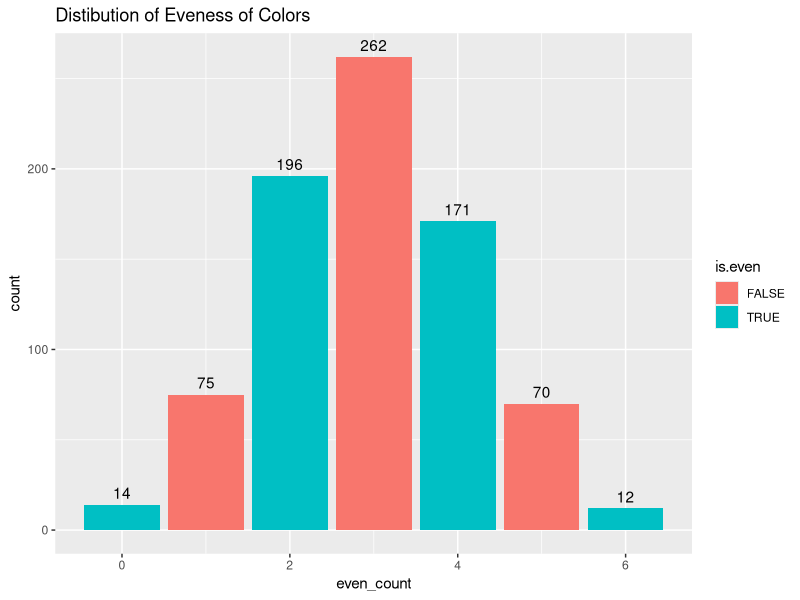
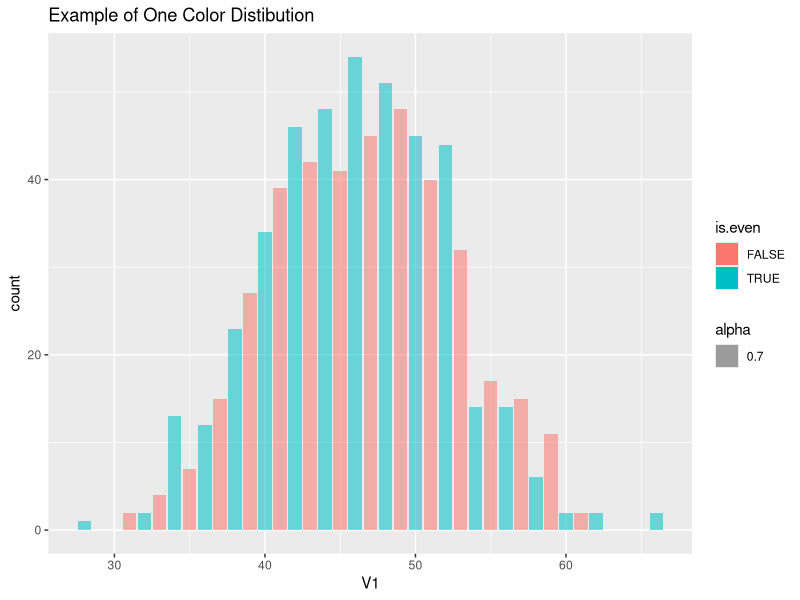
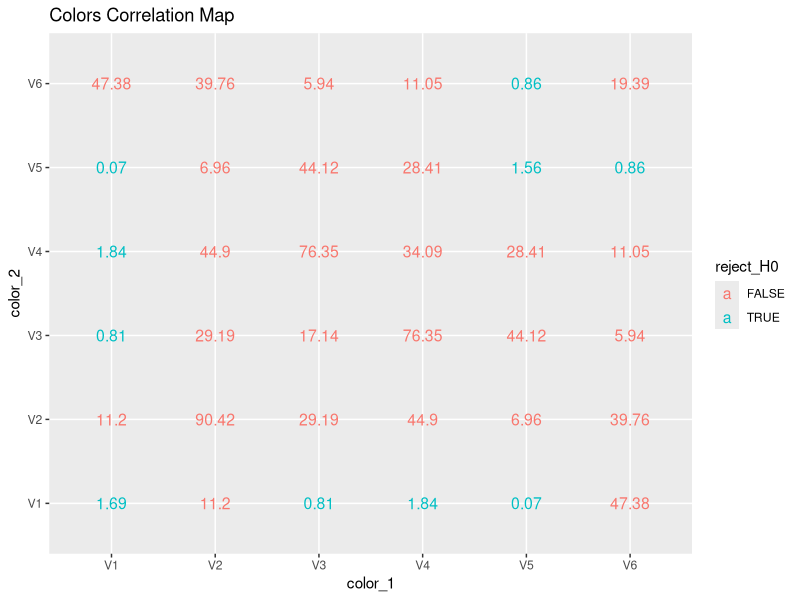
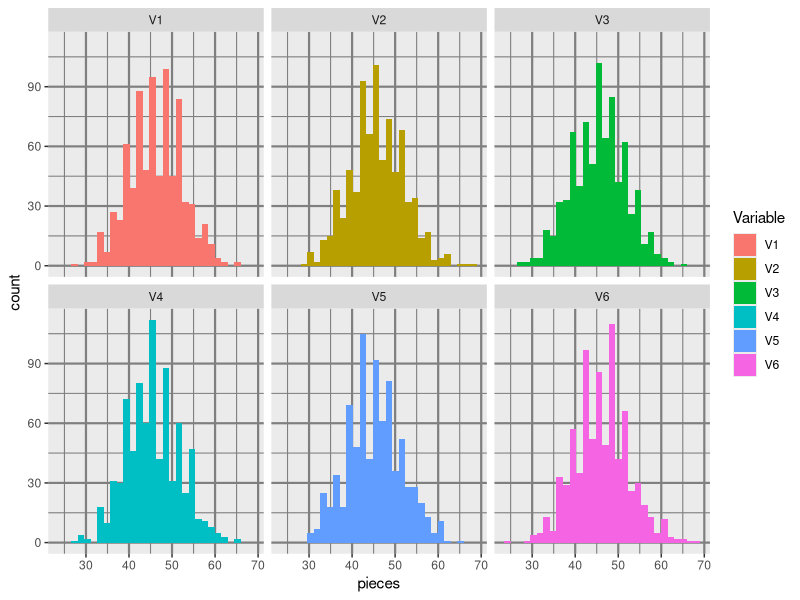
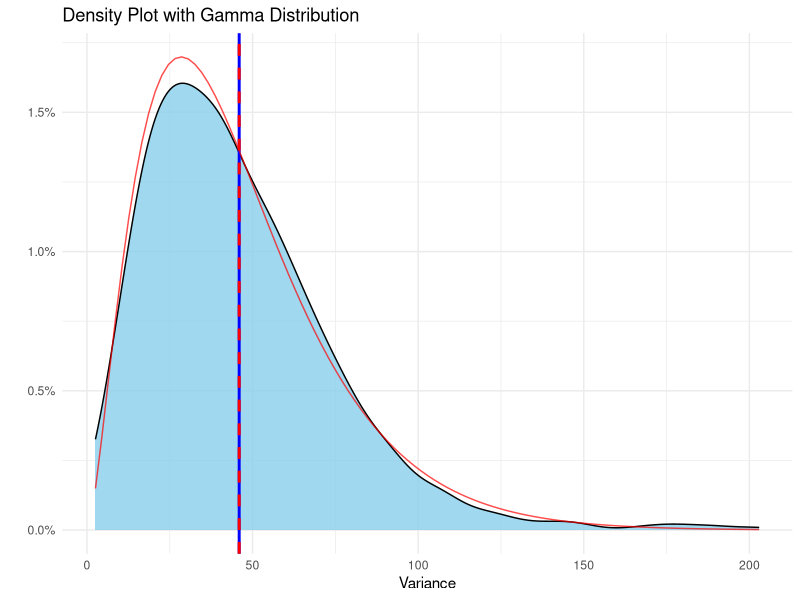
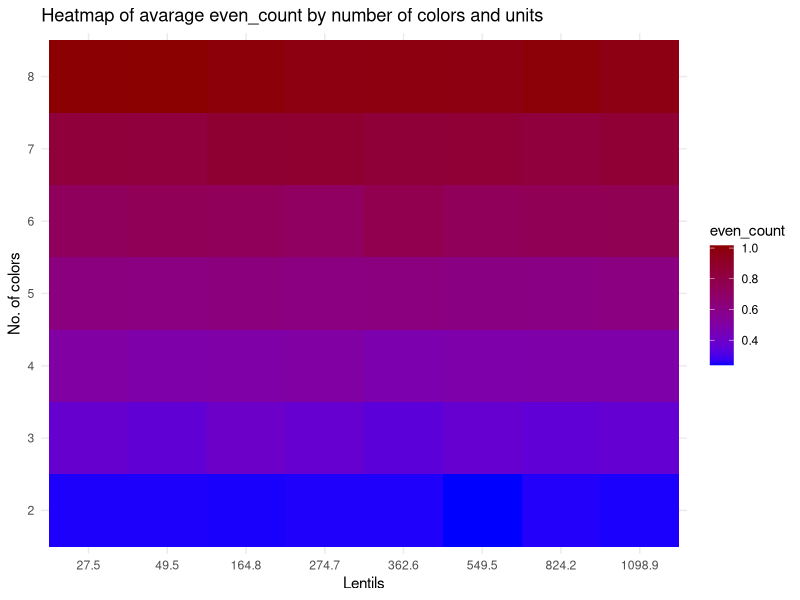
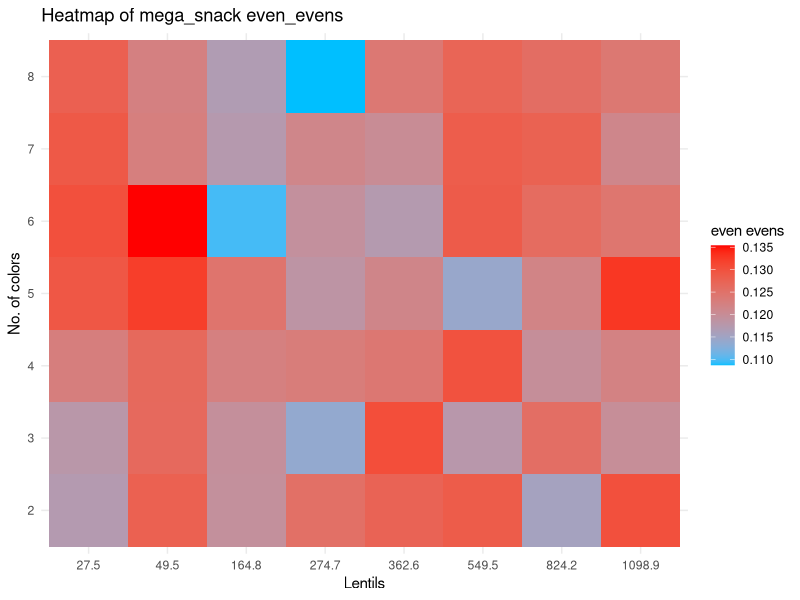
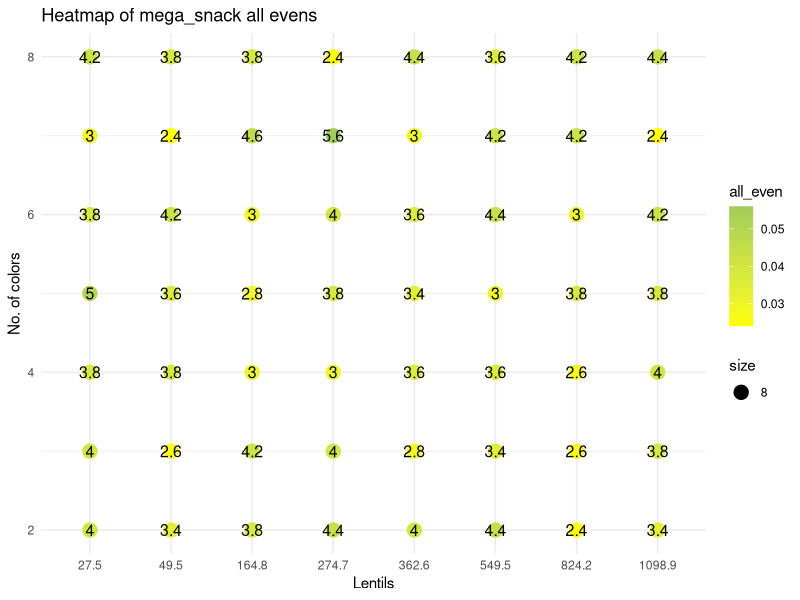

These charts were generated, in order, by the following R code:
## ---- chunk 1
library(tidyverse)
library(MASS) #calculate distribution parameters
library(scales)
## ---- chunk 2
#parameters
nn<- 800            #numbers of bags per sample
n_color<- 6         #unique colors of M&M
gram<- 0.91         #weight of one M&M
bag_g<- 250         #common weight of M&M package
n_unit<- bag_g/gram #M&M per package
av_per_color= n_unit/n_color
paste0("The avarage number of lentils per color is ", round(av_per_color,2))
## ---- chunk 3
#create bag using sample vector
create_bag<- function(x,tx)
  {
  x<- floor(x)+sample(0:1,1)
  res<- matrix(nrow = 1, ncol = tx)
  colnames(res)<- 1:tx
  S_res<- sample(tx,x,replace = T)
  while(sum(table(S_res)>x))
  {S_res<- S_res[-1]}
  for (i in 1:tx) {
    res[,i] <- sum(S_res==i)
    }
  res}

sample_MnM<-function(nn,x_units,t_colors)
  {
  res<- matrix(nrow = nn, ncol = t_colors)
  for (i in 1:nn)
    {res[i,]<- create_bag(x= x_units,tx=t_colors)}
  res}
## ---- chunk 4
#example
print("One bag:")
create_bag(100,6)
print("3 bags:")
sample_MnM(3,10,6) %>% 
   `colnames<-`(c(1:6)) %>% 
   `rownames<-`(c("Bag_1","Bag_2","Bag_3"))
## ---- chunk 5
MnM_sample<- sample_MnM(nn,n_unit,n_color)

MnM_sample<-
  MnM_sample %>% as_data_frame() %>% 
  mutate(even_count= rowSums(across(everything()  , ~ .x %% 2 == 0)), #how many evens colors there are
         even_evens= rowSums(across(c(1:6), ~ .x %% 2 == 1)) %% 2 ==0, #are the uneven colors even
         Variance=    apply(across(c(1:6)), 1, var), #var of candy per color/ type
         low_col=    rowSums(across(c(1:6), ~ .x <= 0.66*av_per_color)),
         min=        apply(across(c(1:6)),1,FUN = min)) # lowest value in color

MnM_sample %>% head(6)
## ---- chunk 6
print("summary of all colors Distibution:")  #summary of all colors

rbind(
MnM_sample$V1 %>% summary(),
MnM_sample$V2 %>% summary(),
MnM_sample$V3 %>% summary(),
MnM_sample$V4 %>% summary(),
MnM_sample$V5 %>% summary(),
MnM_sample$V6 %>% summary()
) %>% as.data.frame() %>% cbind(sapply(MnM_sample[,1:6],var,na.rm=1)) %>% 
  rename("Var" ="sapply(MnM_sample[, 1:6], var, na.rm = 1)")

MnM_sample %>%
  mutate(is.even = even_count %%2 ==0) %>% 
  ggplot(aes(x= even_count, fill= is.even))+
  geom_bar()+
    geom_text(
    stat = "count",
    aes(label = ..count..),vjust = -0.5
  )+labs(title="Distibution of Eveness of Colors")

MnM_sample %>%
  mutate(is.even = V1 %%2 ==0) %>% 
  ggplot(aes(x= V1, fill= is.even, alpha= 0.7))+
  geom_bar()+labs(title="Example of One Color Distibution")
## ---- chunk 7
#test mu is av_per_color
check_mean_hypothesis <- function(data, column_name, X)
  {
  test_result <- t.test(data[[column_name]], mu = X)
  test_result$p.value
}

columns_to_test <- colnames(MnM_sample[,1:6])
test_results <- sapply(columns_to_test, function(col) {
  check_mean_hypothesis(MnM_sample, col, av_per_color)
})

percent(test_results)
## ---- chunk 8
check_mean_hypothesis <- function(data, column_name, X) {
  t.test(data[[column_name]], mu = X)$p.value}

check_two_sample_t_test <- function(data, col1, col2) {
  t.test(data[[col1]], data[[col2]])$p.value}

columns_to_test <- colnames(MnM_sample[,1:6])
num_cols <- length(columns_to_test)
p_value_matrix <- matrix(NA, nrow = num_cols, ncol = num_cols, dimnames = list(columns_to_test, columns_to_test))
for (i in 1:num_cols) {
  for (j in 1:num_cols) {
    if (i == j) { #diagonal test of mu
      p_value_matrix[i, j] <- check_mean_hypothesis(MnM_sample, columns_to_test[i], av_per_color)
    } else { # 2 sample t.test
      p_value_matrix[i, j] <- check_two_sample_t_test(MnM_sample, columns_to_test[i], columns_to_test[j])
    }
  }
}

round(as.data.frame(p_value_matrix),4)

round(as.data.frame(p_value_matrix),4) %>%
  mutate(color_1= rownames(p_value_matrix)) %>% 
  pivot_longer(cols = V1:V6, names_to = "color_2", values_to = "t_test") %>% 
  mutate(reject_H0 = t_test<= 0.05) %>% 
  ggplot(aes(x= color_1, y= color_2))+
  geom_text(aes(label = t_test * 100,, color = reject_H0), size = 4)+
  labs(title="Colors Correlation Map")

## ---- chunk 9
MnM_sample %>%
    pivot_longer(cols = 1:6, names_to = "Variable", values_to = "pieces") %>%
    ggplot(aes(fill=Variable ,x= pieces))+
  geom_histogram(position = "identity")+
  theme(panel.grid = element_line(color = "grey50",
                                  size = 0.75))+facet_wrap(~Variable)
## ---- chunk 10
gamma_params <- fitdistr(MnM_sample$Variance, "gamma")$estimate
paste0("The parameters of the gamma shaped variance is shape ", round(gamma_params[1],3)," and rate ", round(gamma_params[2],3) )
shape_est <- gamma_params["shape"]
scale_est <- 1 / gamma_params["rate"] #using Scale= 1/Rate

MnM_sample %>% #plot density
  ggplot(aes(x = Variance, fill = "orange")) +
  geom_density(fill= "skyblue", alpha= 0.8) +
  geom_vline(xintercept = mean(MnM_sample$Variance), color = "blue", size=1) +
  geom_vline(xintercept = scale_est*shape_est, color = "red", linetype = "dashed", size=1) +
  stat_function(fun = dgamma, args = list(shape = shape_est, scale = scale_est), 
                color = "red", alpha= 0.7) +
  labs(title = "Density Plot with Gamma Distribution",
       x = "Variance",
       y = "") +
  scale_y_continuous(label=scales::label_percent(.1)) + 
  theme_minimal()
## ---- chunk 11
mega_snack<- function(nn,n_unit,n_color)
  {
  m_sample<- length(n_unit)*length(n_color)
  nul_mat= matrix(nrow = m_sample, ncol = 6)
  res<- cbind(rep(n_unit,length(n_color)),
              sort(rep(n_color,length(n_unit))),
              nul_mat)
  for (i in 1:(dim(res)[1]))
  {
    low_color<- 0.666*res[i,1]/(res[i,2])
    small_sample<- sample_MnM(nn,res[i,1],res[i,2])%>%
      as_data_frame() %>% 
      mutate(even_count= rowSums(across(everything()  , ~ .x %% 2 == 0))/n_color,
             #how many evens colors there are
             even_evens= (rowSums(across(c(1:n_color)  , ~ .x %% 2 == 1)) %% 2 ==0)/n_color,
             #are the uneven colors even
             var_col=    apply(across(c(1:n_color)), 1, var),
             #var of candy per color/ type
             min=        apply(across(c(1:n_color)), 1, min),
             #lowest value in color
             all_even=   rowSums(across(c(1:n_color)  , ~ .x %% 2 == 0))== n_color,
             low_col=    rowSums(across(c(1:n_color), ~ .x <= low_color ))>=1
            )
    res[i,3]<- mean(small_sample$even_count)
    res[i,4]<- mean(small_sample$even_evens)
    res[i,5]<- mean(small_sample$var_col)
    res[i,6]<- mean(small_sample$all_even)
    res[i,7]<- mean(small_sample$low_col)
    res[i,8]<- min(small_sample$min)
      }
  colnames(res)<- c("n_unit", "n_color", "even_count", "even_evens",
                    "var_col","all_even","low_color","smallest_col")
  res %>% as.data.frame()
  }
## ---- chunk 12
color_op<- 2:8
grams_op<- c(25,45,150,250,330,500,750,1000)
n_unit_op<- grams_op/gram
nn=500
## ---- chunk 13
mega_snack_1<-
  mega_snack(nn,n_unit_op,color_op) %>%
  mutate(n_unit= round(n_unit,1))
mega_snack_1 %>% sample_n(5)
## ---- chunk 14
mega_snack_1 %>%
  ggplot(aes(x = factor((round( n_unit,1) )), y = factor(n_color ), fill = even_count )) +
  geom_tile() +
  scale_fill_gradient(low = "blue", high = "red4")+
  labs(title = "Heatmap of avarage even_count by number of colors and units",
       x = "Lentils",
       y = "No. of colors",
       fill = "even_count") +
  theme_minimal()
## ---- chunk 15
mega_snack_open<- function(nn,n_unit,n_color)
  {
  m_sample<- nn*length(n_unit)*length(n_color)
  nul_mat= matrix(nrow = m_sample, ncol = 2)
  res<- cbind(rep(n_unit,nn*length(n_color)),
         sort(rep(n_color,nn*length(n_unit))),
              nul_mat)
  for (i in 1:(dim(res)[1]))
  {
    low_color<- 0.666*res[i,1]/(res[i,2])
    small_sample<- create_bag(res[i,1],res[i,2])%>%
      as_data_frame() %>% 
      mutate(even_count= rowSums(across(everything()  , ~ .x %% 2 == 0))/res[i,2],
             all_even=   rowSums(across(c(1:n_color)  , ~ .x %% 2 == 0))== res[i,2],
            )
    res[i,3]<- mean(small_sample$even_count)
    res[i,4]<- mean(small_sample$all_even)
      }
  colnames(res)<- c("n_unit", "n_color", "even_count","all_even")
  res %>% as.data.frame()
  }

mega_snack_2<- mega_snack_open(15,n_unit_op,color_op) %>% 
  mutate(color_No2= n_color %%2 == 0) #check if the number of colors is even
lm_color<- lm(mega_snack_2$even_count~ mega_snack_2$n_color +mega_snack_2$n_unit+ mega_snack_2$color_No2)
lm_color %>% summary()


lm_color_all<- lm(mega_snack_2$all_even~ mega_snack_2$n_color +mega_snack_2$n_unit)
lm_color %>% summary()
## ---- chunk 16
mega_snack_1 %>%
  ggplot(aes(x = factor((round( n_unit,1) )), y = factor(n_color ), fill = even_evens )) +
  geom_tile() +
  scale_fill_gradient(low = "deepskyblue", high = "red")+
  labs(title = "Heatmap of mega_snack even_evens",
       x = "Lentils",
       y = "No. of colors",
       fill = "even evens") +
  theme_minimal()
## ---- chunk 17
mega_snack_1 %>%
  ggplot(aes(x = as.factor(round( n_unit,1) ), y = n_color , color = all_even,size = 8 )) +
  geom_point() +
  scale_color_gradient(low = "yellow", high = "darkolivegreen3")+
  labs(title = "Heatmap of mega_snack all evens",
       x = "Lentils",
       y = "No. of colors",
       color = "all_even") +
        geom_text(aes(label = all_even * 100), color = "black", size = 4)+
  theme_minimal()
## ---- chunk 18
mega_snack_1 %>%
  ggplot(aes(x = factor(round(n_unit, 1)), y = n_color, fill = low_color))+
  geom_tile(color = "white") +
    geom_text(aes(label = sprintf("%.2f%%", low_color * 100)), color = "black", size = 4)+
  scale_fill_gradient(low = "darkolivegreen3", high = "red3",labels = scales::percent)+
  labs(title = "Chance of Less Than 66% Color in Package",
       x = "Lentils",
       y = "No. of colors",
       fill = "low color")+
  theme_minimal()
## ---- chunk 19
mega_snack_1 %>% 
  select_(1,2,8) %>% 
  mutate(smallest_to_mu= smallest_col*n_color/n_unit) %>%
   ggplot(aes(x = factor(round(n_unit, 1)), y = n_color, fill = smallest_to_mu))+
  geom_tile(color = "white") +
    geom_text(aes(label = sprintf("%.1f%%", smallest_to_mu * 100)), color = "black", size = 4)+
  scale_fill_gradient(low = "red3", high = "darkolivegreen3",labels = scales::percent)+
  labs(title = "Smallest Color as Percent of Expected Value",
       x = "Lentils",
       y = "No. of colors",
       fill = "% of Expected Value")+
  theme_bw()
